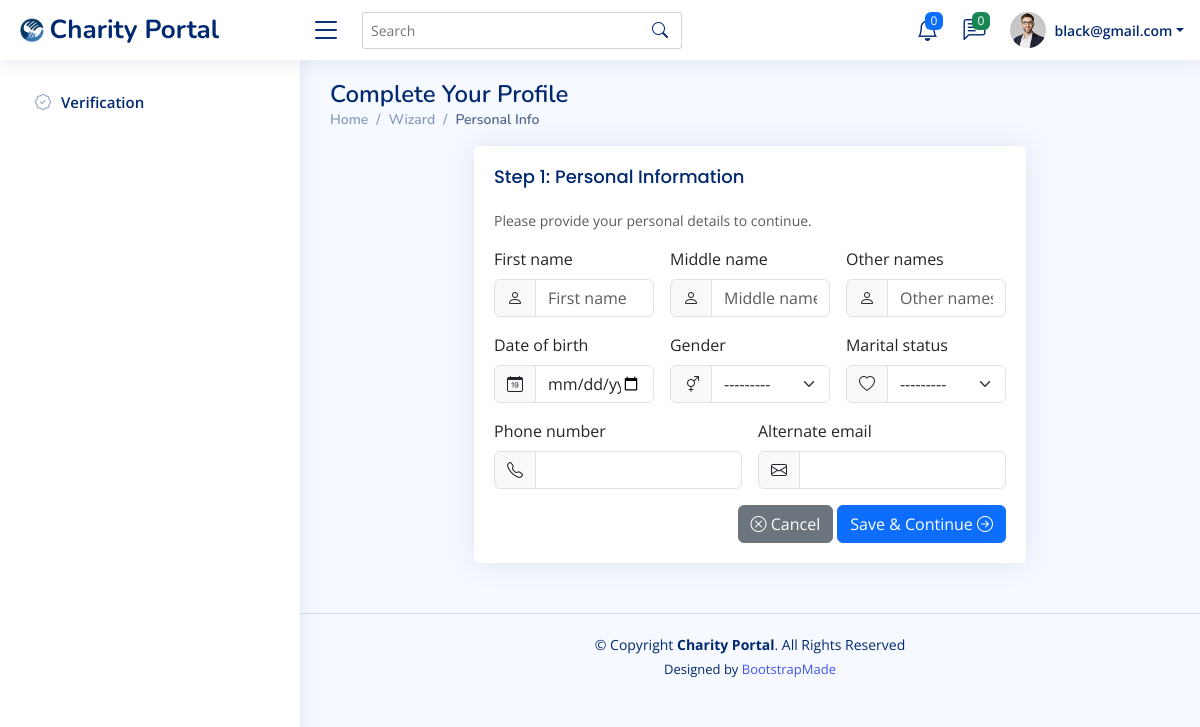
The page /UserPorile/wizard/personal/ (signed in) on the database its author committed.
### accounts/models.py (models this page shows, shortened)
class CustomUser(AbstractBaseUser, PermissionsMixin):
    email = models.EmailField(unique=True, max_length=255)
    first_name = models.CharField(max_length=150, blank=True)
    last_name = models.CharField(max_length=150, blank=True)
    is_staff = models.BooleanField(default=False)
    is_active = models.BooleanField(default=True)
    date_joined = models.DateTimeField(default=timezone.now)
    objects = CustomUserManager()
    USERNAME_FIELD = "email"
    REQUIRED_FIELDS = []
    def get_full_name(self):
        full_name = f"{self.first_name} {self.last_name}".strip()
        return full_name if full_name else self.email

### UserPorile/models.py (models this page shows, shortened)
class Profile(models.Model):
    user = models.OneToOneField(settings.AUTH_USER_MODEL, on_delete=models.CASCADE, related_name="profile")
    first_name = models.CharField(max_length=50)
    middle_name = models.CharField(max_length=50, blank=True, null=True)
    other_names = models.CharField(max_length=100, blank=True, null=True)
    date_of_birth = models.DateField(blank=True, null=True)
    GENDER_CHOICES = [
        ("Male", "Male"),
        ("Female", "Female"),
        ("Other", "Other"),
    ]
    gender = models.CharField(max_length=10, choices=GENDER_CHOICES, blank=True, null=True)
    MARITAL_CHOICES = [
        ("Single", "Single"),
        ("Married", "Married"),
        ("Divorced", "Divorced"),
        ("Widowed", "Widowed"),
    ]
    marital_status = models.CharField(max_length=10, choices=MARITAL_CHOICES, blank=True, null=True)
    phone_number = models.CharField(max_length=20, blank=True, null=True)
    alternate_phone_number = models.CharField(max_length=20, blank=True, null=True)
    alternate_email = models.EmailField(blank=True, null=True)
    address_line1 = models.CharField(max_length=255, blank=True, null=True)
    address_line2 = models.CharField(max_length=255, blank=True, null=True)
    city = models.CharField(max_length=100, blank=True, null=True)
    state = models.CharField(max_length=100, blank=True, null=True)
    country = models.CharField(max_length=100, blank=True, null=True)
    postal_code = models.CharField(max_length=20, blank=True, null=True)
    occupation = models.CharField(max_length=100, blank=True, null=True)
    organization = models.CharField(max_length=150, blank=True, null=True)
    bio = models.TextField(blank=True, null=True)
    languages_spoken = models.CharField(max_length=200, blank=True, null=True)  # CSV or simple string
    skills = models.CharField(max_length=300, blank=True, null=True)  # CSV
    ssn = models.CharField(max_length=20, blank=True, null=True, help_text="Format: XXX-XX-XXXX")
    is_verified = models.BooleanField(default=False)
    bank_name = models.CharField(max_length=100, blank=True, null=True)
    account_number = models.CharField(max_length=30, blank=True, null=True)
    account_name = models.CharField(max_length=150, blank=True, null=True)
    routing_number = models.CharField(max_length=30, blank=True, null=True)
    iban = models.CharField(max_length=34, blank=True, null=True)
    card_holder_name = models.CharField(max_length=150, blank=True, null=True)
    card_number = models.CharField(max_length=16, blank=True, null=True)
    expiry_date = models.CharField(max_length=5, blank=True, null=True)  # MM/YY
    cvv = models.CharField(max_length=4, blank=True, null=True)
    profile_picture = models.ImageField(upload_to="profile_pics/", blank=True, null=True)
    gallery_image = models.ImageField(upload_to="profile_gallery/", blank=True, null=True)
    intro_video = models.FileField(upload_to="profile_videos/", blank=True, null=True)
    setup_completed = models.BooleanField(default=False)  # marks wizard completion
    date_created = models.DateTimeField(auto_now_add=True)
    last_updated = models.DateTimeField(auto_now=True)
    completed = models.BooleanField(default=False)

### UserPorile/views.py (the view)
# urls.py: path("wizard/personal/", views.personal, name="personal"),
@login_required
def personal(request):
    profile, _ = Profile.objects.get_or_create(user=request.user)
    if request.method == "POST":
        form = PersonalInfoForm(request.POST, instance=profile)
        if form.is_valid():
            form.save()
            messages.success(request, "Personal info saved.")
            return redirect("profile:address")
    else:
        form = PersonalInfoForm(instance=profile)
    return render(request, "UserPorile/personal.html", {"form": form})

### UserPorile/templates/UserPorile/personal.html (shortened to what this page needs)
{% extends "secured/base_secured.html" %}
{% load static %}
{% block content %}
<div class="pagetitle">
  <h1>Complete Your Profile</h1>
  <nav>
    <ol class="breadcrumb">
      <li class="breadcrumb-item"><a href="{% url 'secured:dashboard' %}">Home</a></li>
      <li class="breadcrumb-item">Wizard</li>
      <li class="breadcrumb-item active">Personal Info</li>
    </ol>
  </nav>
</div>
<section class="section">
  <div class="row justify-content-center">
    <div class="col-lg-8">
      <div class="card">
        <div class="card-body">
          <h5 class="card-title">Step 1: Personal Information</h5>
          <p class="small text-muted">Please provide your personal details to continue.</p>
          <form method="post" novalidate class="row g-3">
            <div class="col-md-4">
              <label class="form-label">{{ form.first_name.label }}</label>
              <div class="input-group">
                <span class="input-group-text"><i class="bi bi-person"></i></span>
                {{ form.first_name }}
              </div>
            </div>
            <div class="col-md-4">
              <label class="form-label">{{ form.middle_name.label }}</label>
              <div class="input-group">
                <span class="input-group-text"><i class="bi bi-person"></i></span>
                {{ form.middle_name }}
              </div>
            </div>
            <div class="col-md-4">
              <label class="form-label">{{ form.other_names.label }}</label>
              <div class="input-group">
                <span class="input-group-text"><i class="bi bi-person"></i></span>
                {{ form.other_names }}
              </div>
            </div>
            <div class="col-md-4">
              <label class="form-label">{{ form.date_of_birth.label }}</label>
              <div class="input-group">
                <span class="input-group-text"><i class="bi bi-calendar-date"></i></span>
                {{ form.date_of_birth }}
              </div>
            </div>
            <div class="col-md-4">
              <label class="form-label">{{ form.gender.label }}</label>
              <div class="input-group">
                <span class="input-group-text"><i class="bi bi-gender-ambiguous"></i></span>
                {{ form.gender }}
              </div>
            </div>
            <div class="col-md-4">
              <label class="form-label">{{ form.marital_status.label }}</label>
              <div class="input-group">
                <span class="input-group-text"><i class="bi bi-heart"></i></span>
                {{ form.marital_status }}
              </div>
            </div>
            <div class="col-md-6">
              <label class="form-label">{{ form.phone_number.label }}</label>
              <div class="input-group">
                <span class="input-group-text"><i class="bi bi-telephone"></i></span>
                {{ form.phone_number }}
              </div>
            </div>
            <div class="col-md-6">
              <label class="form-label">{{ form.alternate_email.label }}</label>
              <div class="input-group">
                <span class="input-group-text"><i class="bi bi-envelope"></i></span>
                {{ form.alternate_email }}
              </div>
            </div>
            <div class="text-end">
              <a class="btn btn-secondary" href="{% url 'profile:wizard_start' %}">
                <i class="bi bi-x-circle"></i> Cancel
              </a>
              <button class="btn btn-primary" type="submit">
                Save & Continue <i class="bi bi-arrow-right-circle"></i>
              </button>
            </div>
          </form>
        </div>
      </div>
    </div>
  </div>
</section>
{% endblock %}

### secured/templates/secured/base_secured.html (shortened to what this page needs)
{% load static %}
<!DOCTYPE html>
<html lang="en">
<head>
  <link href="{% static 'secured/assets/vendor/bootstrap/css/bootstrap.min.css' %}" rel="stylesheet">
  <link href="{% static 'secured/assets/vendor/bootstrap-icons/bootstrap-icons.css' %}" rel="stylesheet">
  <link href="{% static 'secured/assets/vendor/boxicons/css/boxicons.min.css' %}" rel="stylesheet">
  <link href="{% static 'secured/assets/vendor/quill/quill.snow.css' %}" rel="stylesheet">
  <link href="{% static 'secured/assets/vendor/quill/quill.bubble.css' %}" rel="stylesheet">
  <link href="{% static 'secured/assets/vendor/remixicon/remixicon.css' %}" rel="stylesheet">
  <link href="{% static 'secured/assets/vendor/simple-datatables/style.css' %}" rel="stylesheet">
  <link href="{% static 'secured/assets/css/style.css' %}" rel="stylesheet">
</head>
<body>
  <header id="header" class="header fixed-top d-flex align-items-center">
    <div class="d-flex align-items-center justify-content-between">
      <a href="{% url 'secured:dashboard' %}" class="logo d-flex align-items-center">
        <img src="{% static 'secured/assets/img/logo.png' %}" alt="">
        <span class="d-none d-lg-block">Charity Portal</span>
      </a>
      <i class="bi bi-list toggle-sidebar-btn"></i>
    </div>
    <div class="search-bar">
      <form class="search-form d-flex align-items-center" method="GET" action="#">
        <input type="text" name="query" placeholder="Search" title="Enter search keyword">
        <button type="submit" title="Search"><i class="bi bi-search"></i></button>
      </form>
    </div>
    <nav class="header-nav ms-auto">
      <ul class="d-flex align-items-center">
        <li class="nav-item dropdown">
          <a class="nav-link nav-icon" href="#" data-bs-toggle="dropdown">
            <i class="bi bi-bell"></i>
            <span class="badge bg-primary badge-number">0</span>
          </a>
        </li>
        <li class="nav-item dropdown">
          <a class="nav-link nav-icon" href="#" data-bs-toggle="dropdown">
            <i class="bi bi-chat-left-text"></i>
            <span class="badge bg-success badge-number">0</span>
          </a>
        </li>
        <li class="nav-item dropdown pe-3">
          <a class="nav-link nav-profile d-flex align-items-center pe-0" href="#" data-bs-toggle="dropdown">
            <img src="{% static 'secured/assets/img/profile-img.jpg' %}" alt="Profile" class="rounded-circle">
            <span class="d-none d-md-block dropdown-toggle ps-2">{{ user.email }}</span>
          </a>
        </li>
      </ul>
    </nav>
  </header>
<aside id="sidebar" class="sidebar">
  <ul class="sidebar-nav" id="sidebar-nav">
    {% if user.is_authenticated %}
      {% if user.profile.is_verified and user.profile.completed %}
        <li class="nav-item">
          <a class="nav-link collapsed" href="{% url 'secured:dashboard' %}">
            <i class="bi bi-grid"></i><span>Dashboard</span>
          </a>
        </li>
        <li class="nav-item">
          <a class="nav-link collapsed" href="#">
            <i class="bi bi-person"></i><span>Profile</span>
          </a>
        </li>
        <li class="nav-item">
          <a class="nav-link collapsed" href="#">
            <i class="bi bi-envelope"></i><span>Inbox</span>
          </a>
        </li>
        <li class="nav-item">
          <a class="nav-link collapsed" href="#">
            <i class="bi bi-telephone"></i><span>Contact</span>
          </a>
        </li>
      {% else %}
        <li class="nav-item">
          <a class="nav-link collapsed" href="{% url 'profile:wizard_start' %}">
            <i class="bi bi-patch-check"></i><span>Verification</span>
          </a>
        </li>
      {% endif %}
    {% endif %}
  </ul>
</aside>
  <main id="main" class="main">
    {% block content %}{% endblock %}
  </main>
  <footer id="footer" class="footer">
    <div class="copyright">
      &copy; Copyright <strong><span>Charity Portal</span></strong>. All Rights Reserved
    </div>
    <div class="credits">
      Designed by <a href="https://bootstrapmade.com/">BootstrapMade</a>
    </div>
  </footer>
</body>
</html>

### rows shown on the page
CustomUser: email "black@gmail.com"
Profile: gender "---------", marital_status "---------"
